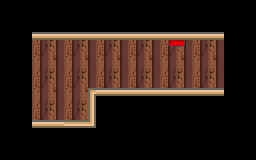

Below is a game level as drawn by its tile map, then a one-line description and the .tmx file that defines it, in full:
An orthogonal 8x5 tile map with 32x32 px tiles, 2 tile layers (Tile Layer 1, Tile Layer 3).

<map version="1.2" tiledversion="1.2.2" orientation="orthogonal" renderorder="left-up" width="8" height="5" tilewidth="32" tileheight="32" infinite="0" nextlayerid="6" nextobjectid="1">
 <tileset firstgid="1" source="FullSpriteSheet.tsx" />
 <layer id="4" name="Tile Layer 1" width="8" height="5">
  <data encoding="csv">
449,449,449,449,449,449,449,449,
449,290,290,290,290,290,290,449,
449,322,424,386,386,386,386,449,
449,386,356,449,449,449,449,449,
449,449,449,449,449,449,449,449
</data>
 </layer>
 <layer id="5" name="Tile Layer 3" width="8" height="5">
  <data encoding="csv">
399,399,399,399,399,399,399,399,
399,399,399,399,399,2684354830,399,399,
399,399,399,399,399,399,399,399,
399,399,399,399,399,399,399,399,
399,399,399,399,399,399,399,399
</data>
 </layer>
</map>
